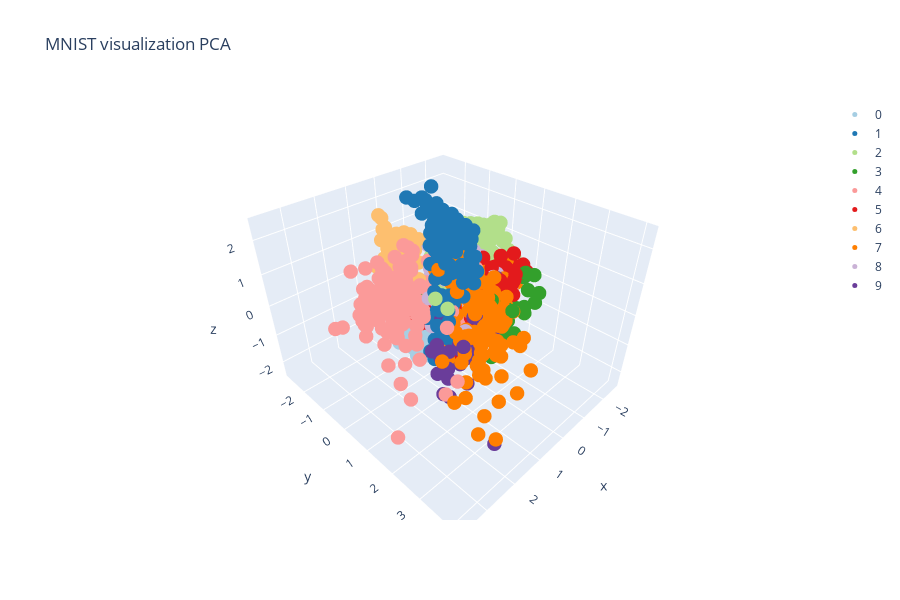

This figure's notebook cell:
### Code cell
plot_points(S_pca_)

### Figure 1 — Plotly figure (JSON) as saved in the notebook; plotly's stock layout.template omitted (floating-point values rounded to 4 significant figures; data arrays with more than 128 entries replaced by an {"elided": "..."} marker saying what was removed)
{"data": [{"marker": {"color": "rgb(166,206,227)", "size": 5}, "mode": "markers", "name": "0", "type": "scatter3d", "x": {"elided": "178 float values"}, "y": {"elided": "178 float values"}, "z": {"elided": "178 float values"}}, {"marker": {"color": "rgb(31,120,180)", "size": 5}, "mode": "markers", "name": "1", "type": "scatter3d", "x": {"elided": "182 float values"}, "y": {"elided": "182 float values"}, "z": {"elided": "182 float values"}}, {"marker": {"color": "rgb(178,223,138)", "size": 5}, "mode": "markers", "name": "2", "type": "scatter3d", "x": {"elided": "177 float values"}, "y": {"elided": "177 float values"}, "z": {"elided": "177 float values"}}, {"marker": {"color": "rgb(51,160,44)", "size": 5}, "mode": "markers", "name": "3", "type": "scatter3d", "x": {"elided": "183 float values"}, "y": {"elided": "183 float values"}, "z": {"elided": "183 float values"}}, {"marker": {"color": "rgb(251,154,153)", "size": 5}, "mode": "markers", "name": "4", "type": "scatter3d", "x": {"elided": "181 float values"}, "y": {"elided": "181 float values"}, "z": {"elided": "181 float values"}}, {"marker": {"color": "rgb(227,26,28)", "size": 5}, "mode": "markers", "name": "5", "type": "scatter3d", "x": {"elided": "182 float values"}, "y": {"elided": "182 float values"}, "z": {"elided": "182 float values"}}, {"marker": {"color": "rgb(253,191,111)", "size": 5}, "mode": "markers", "name": "6", "type": "scatter3d", "x": {"elided": "181 float values"}, "y": {"elided": "181 float values"}, "z": {"elided": "181 float values"}}, {"marker": {"color": "rgb(255,127,0)", "size": 5}, "mode": "markers", "name": "7", "type": "scatter3d", "x": {"elided": "179 float values"}, "y": {"elided": "179 float values"}, "z": {"elided": "179 float values"}}, {"marker": {"color": "rgb(202,178,214)", "size": 5}, "mode": "markers", "name": "8", "type": "scatter3d", "x": {"elided": "174 float values"}, "y": {"elided": "174 float values"}, "z": {"elided": "174 float values"}}, {"marker": {"color": "rgb(106,61,154)", "size": 5}, "mode": "markers", "name": "9", "type": "scatter3d", "x": {"elided": "180 float values"}, "y": {"elided": "180 float values"}, "z": {"elided": "180 float values"}}], "layout": {"height": 600, "title": {"text": "MNIST visualization PCA"}, "width": 900}}
